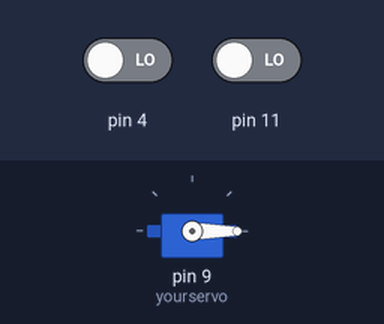
Bench run of a sketch on a simulated Arduino Uno, built with avr-gcc and run on an emulated ATmega328P. On the bench: servo. Inputs (shaded band) come from the test bench; at power-on: pin 4 LOW, pin 11 LOW. What the sketch prints to the serial monitor is not drawn.

Above: at 3.8 s.
3.9 s: pin 4 driven HIGH
At 5.0 s:
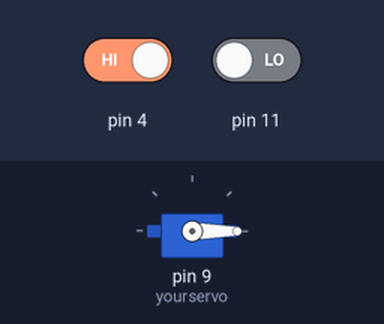
6.0 s: pin 4 driven LOW
At 6.4 s:
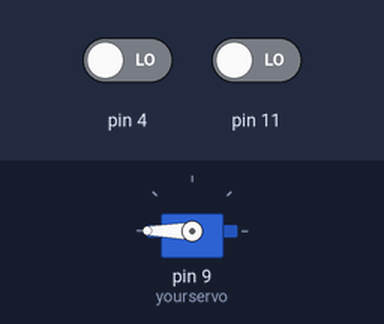
Timing chart, 0 to 17.1 s (numbered marks = the images above; inputs shaded):
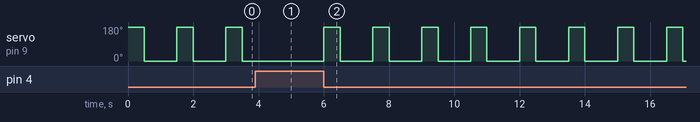

Measured:
- after the input at 3.9 s, servo on pin 9 (yourservo): stays 0° (without the input it goes to 180° after 0.60 s)
- after the input at 6.0 s, servo on pin 9 (yourservo): alternates 180° for 0.50 s and 0° for 1.0 s, starting at once
- by itself, servo on pin 9 (yourservo): alternates 180° for 0.50 s and 0° for 1.0 s

The sketch:

nasa.ino
```cpp
#include <Servo.h>

Servo yourservo;  // create servo object to control a servo
// twelve servo objects can be created on most boards

int pos = 0;    // variable to store the servo position
int millisec=180;
double sens1=0;
double sens2=0;
double sens3=0;
void setup()
{
  yourservo.attach(9);  // attaches the servo on pin 9 to the servo object
  Serial.begin(9600);
}

void loop() {
  while(digitalRead(4)){
    yourservo.write(pos);
    //delay(5);
  }
    yourservo.write(180);
    delay(500);
  yourservo.write(0);
  while(digitalRead(11)&&digitalRead(4)){
    millisec+=10;
    delay(10);
    Serial.println(millisec);
  }
  sens1=((double)millisec)/1000;
  /*millisec=0;
  while(digitalRead(10)&&digitalRead(4)){
    millisec+=10;
    delay(10);
    Serial.println(millisec);
  }
  sens2=((double)millisec)/1000;
  millisec=0;
  while(digitalRead(11)&&digitalRead(4)){
    millisec+=10;
    delay(10);
    Serial.println(millisec);
  }
  sens3=((double)millisec)/1000;*/
  millisec=0;
  Serial.println("sens1= "+String(sens1));/*
  Serial.println("sens2= "+String(sens2));
  Serial.println("sens3= "+String(sens3));
  Serial.println("total= "+String(sens1+sens2+sens3));*/
  delay(1000);
}
```
